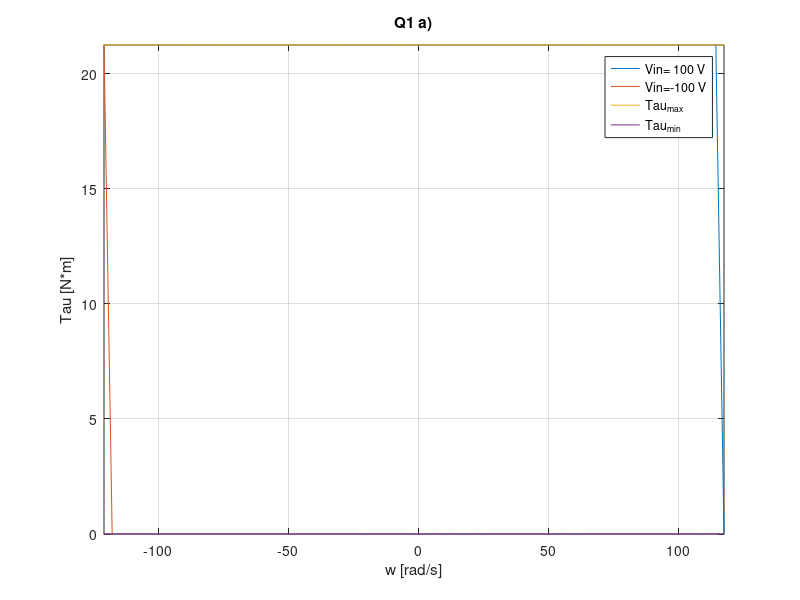
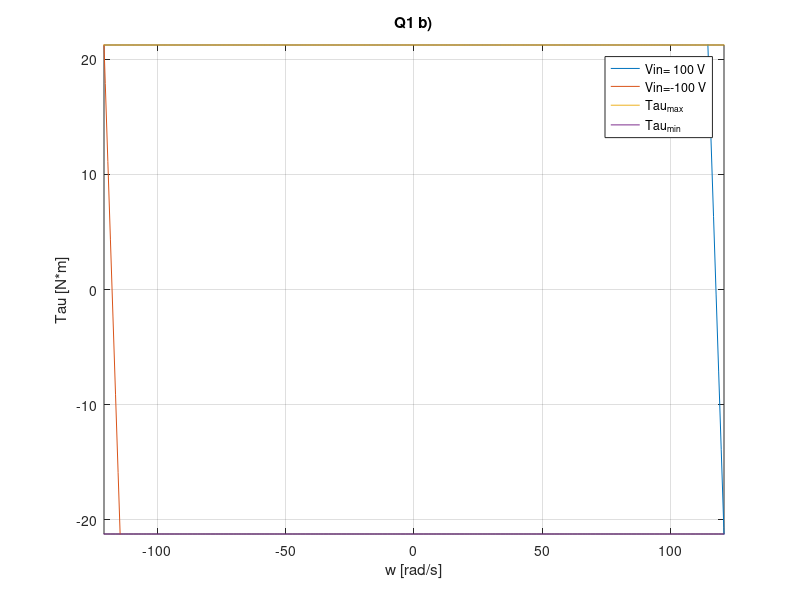
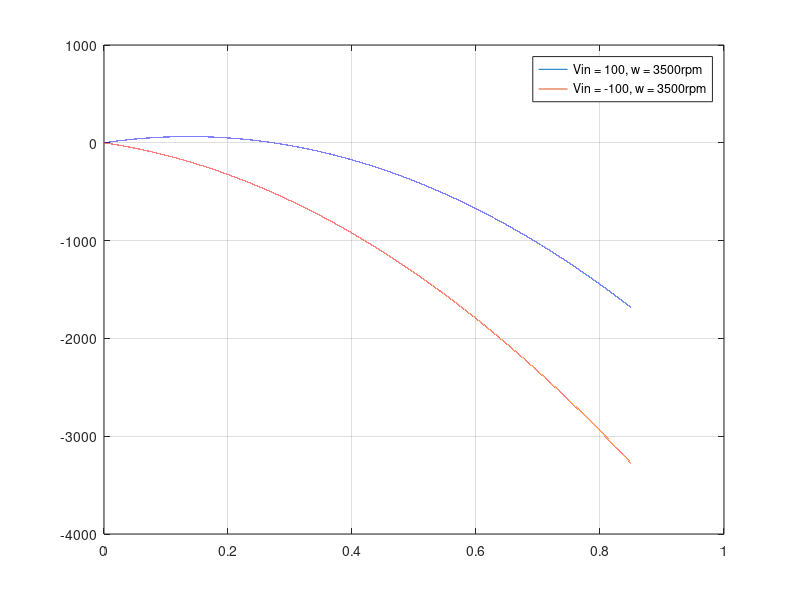
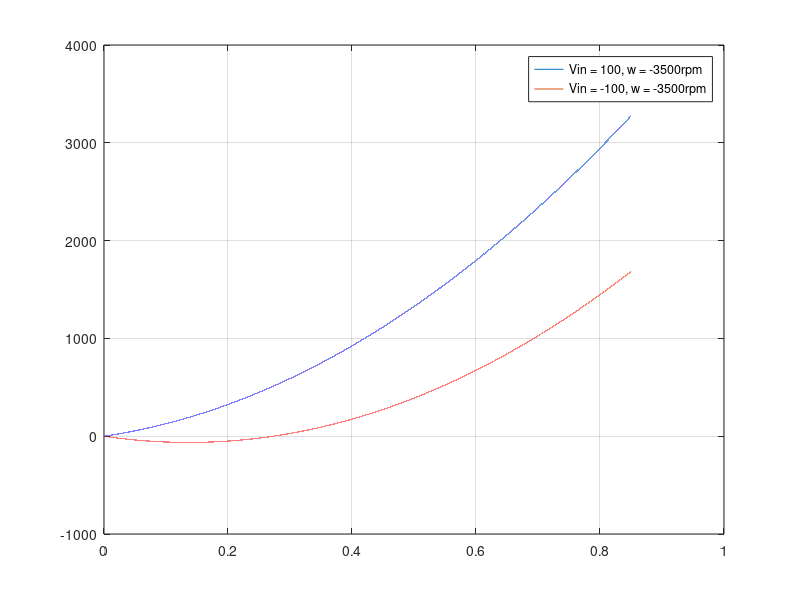

The MATLAB source for these figures, in order:
%%%%%%%%%%%%%%%%%%%%%%%%%%%%%%%%%%%%%%%%%%%%%%%%%%%%%%%%%%%%%%
%%%%%%%%%%%%%%%%%% Writer:  Hyeongmeen Baik 
%%%%%%%%%%%%%%%%%% Title:   HW1-2 Code
%%%%%%%%%%%%%%%%%% Date:    23-10-09
%%%%%%%%%%%%%%%%%% URL:     https://github.com/PhilBaik/WISC_2023Fall
%%%%%%%%%%%%%%%%%%%%%%%%%%%%%%%%%%%%%%%%%%%%%%%%%%%%%%%%%%%%%%

clc;
clear;
close all;


%% Q1
clc;
clear;
close all;

hp = 30
n = 2500
%%%% Frame Size 288
Wf = 200;
Jm = 0.115;
Ra = 0.089;      %% Armature resistance 25C 
Ra_hot = Ra*1.2;
L = 0.00144;    %% Armature inducatnace
K = 0.850;      %% torque or voltage constant

%%%% a) 
%%%% Tau(w) = K*Va/Ra - K^2*w/Ra
%%%% w = (K*Va/Ra - Tau)*Ra/(K^2)

I1a_max = 25;
I1a_min = 0;
V1ain1 = 100;
V1ain2 = -100;
Tau1a_max = K*I1a_max;
Tau1a_min = K*I1a_min;
w1a_ur = (K*V1ain1/Ra_hot-Tau1a_min)*Ra_hot/(K^2)
w1a_lr = (K*V1ain1/Ra_hot-Tau1a_max)*Ra_hot/(K^2)
w1a_ul = (K*V1ain2/Ra_hot-Tau1a_min)*Ra_hot/(K^2)
w1a_ll = (K*V1ain2/Ra_hot-Tau1a_max)*Ra_hot/(K^2)

wnl1a1 = V1ain1/K
wnl1a2 = V1ain2/K
ww1a = 2*min(wnl1a1,wnl1a2):1:2*max(wnl1a1,wnl1a2);

Tau1a1 = K*V1ain1/Ra_hot-(K^2)*ww1a/Ra_hot;
Tau1a2 = K*V1ain2/Ra_hot-(K^2)*ww1a/Ra_hot;

Tau1a_max_plot = Tau1a_max*ones(size(ww1a));
Tau1a_min_plot = Tau1a_min*ones(size(ww1a));

Pmech1a_ul = w1a_ul*Tau1a_max;
Pmech1a_ur = w1a_ur*Tau1a_max;
Pmech1a_ll = w1a_ll*Tau1a_min;
Pmech1a_lr = w1a_lr*Tau1a_min;

figure(11)
plot(ww1a,Tau1a1,'DisplayName','Vin= 100 V')
title('Q1 a)')
xlabel('w [rad/s]')
ylabel('Tau [N*m]')
hold on;
plot(ww1a,Tau1a2,'DisplayName','Vin=-100 V')
xlim([min(w1a_lr,w1a_ll) max(w1a_ur,w1a_ul)])
plot(ww1a,Tau1a_max_plot,'DisplayName','Tau_{max}')
plot(ww1a,Tau1a_min_plot,'DisplayName','Tau_{min}')
ylim([Tau1a_min Tau1a_max])
grid on
legend('Location','best')

%%%% b) 
%%%% Tau(w) = K*Va/Ra - K^2*w/Ra
%%%% w = (K*Va/Ra - Tau)*Ra/(K^2)

I1b_max = 25;
I1b_min = -25;
V1bin1 = 100;
V1bin2 = -100;
Tau1b_max = K*I1b_max;
Tau1b_min = K*I1b_min;
w1b_ur = (K*V1bin1/Ra_hot-Tau1b_min)*Ra_hot/(K^2)
w1b_lr = (K*V1bin1/Ra_hot-Tau1b_max)*Ra_hot/(K^2)
w1b_ul = (K*V1bin2/Ra_hot-Tau1b_min)*Ra_hot/(K^2)
w1b_ll = (K*V1bin2/Ra_hot-Tau1b_max)*Ra_hot/(K^2)

wnl1b1 = V1bin1/K
wnl1b2 = V1bin2/K
ww1b = 2*min(wnl1b1,wnl1b2):1:2*max(wnl1b1,wnl1b2);

Tau1b1 = K*V1bin1/Ra_hot-(K^2)*ww1b/Ra_hot;
Tau1b2 = K*V1bin2/Ra_hot-(K^2)*ww1b/Ra_hot;

Tau1b_max_plot = Tau1b_max*ones(size(ww1b));
Tau1b_min_plot = Tau1b_min*ones(size(ww1b));

Pmech1b_ul = w1b_ul*Tau1b_max;
Pmech1b_ur = w1b_ur*Tau1b_max;
Pmech1b_ll = w1b_ll*Tau1b_min;
Pmech1b_lr = w1b_lr*Tau1b_min;

figure(12)
plot(ww1b,Tau1a1,'DisplayName','Vin= 100 V')
title('Q1 b)')
xlabel('w [rad/s]')
ylabel('Tau [N*m]')
hold on;
plot(ww1b,Tau1b2,'DisplayName','Vin=-100 V')
xlim([min(w1b_lr,w1b_ll) max(w1b_ur,w1b_ul)])
plot(ww1b,Tau1b_max_plot,'DisplayName','Tau_{max}')
plot(ww1b,Tau1b_min_plot,'DisplayName','Tau_{min}')
ylim([Tau1b_min Tau1b_max])
grid on
legend('Location','best')
%%
%%%% c)
%%%% Tau(w) = K*Va/Ra - K^2*w/Ra
Vin_max_1c = 100;
Vin_min_1c = -100;
nmax_1c = 3500;
nmin_1c = -3500;

wmax_1c = nmax_1c*0.10472;
wmin_1c = nmin_1c*0.10472;

KK = linspace(0,K,100000);

%%%% w = 3500rpm
Tau11_1c = KK*Vin_max_1c/Ra_hot -(KK.^2)*wmax_1c/Ra_hot;
Tau12_1c = KK*Vin_min_1c/Ra_hot -(KK.^2)*wmax_1c/Ra_hot;

Tau1max_1c = max(Tau11_1c);
Tau1min_1c = min(Tau12_1c);

Pout1_pos_1c = Tau1max_1c*wmax_1c
Pout1_neg_1c = Tau1min_1c*wmax_1c

%%%% w = -3500rpm
Tau21_1c = KK*Vin_max_1c/Ra_hot -(KK.^2)*wmin_1c/Ra_hot;
Tau22_1c = KK*Vin_min_1c/Ra_hot -(KK.^2)*wmin_1c/Ra_hot;

Tau2max_1c = max(Tau21_1c)
Tau2min_1c = min(Tau22_1c)

Pout2_pos_1c = Tau2max_1c*wmin_1c
Pout2_neg_1c = Tau2min_1c*wmin_1c

figure(13)
plot(KK,Tau11_1c,'DisplayName','Vin = 100, w = 3500rpm')
hold on;
plot(KK,Tau12_1c,'DisplayName','Vin = -100, w = 3500rpm')
grid on;
legend('Location','best')

figure(133)
plot(KK,Tau21_1c,'DisplayName','Vin = 100, w = -3500rpm')
hold on;
plot(KK,Tau22_1c,'DisplayName','Vin = -100, w = -3500rpm')
grid on;
legend('Location','best')
